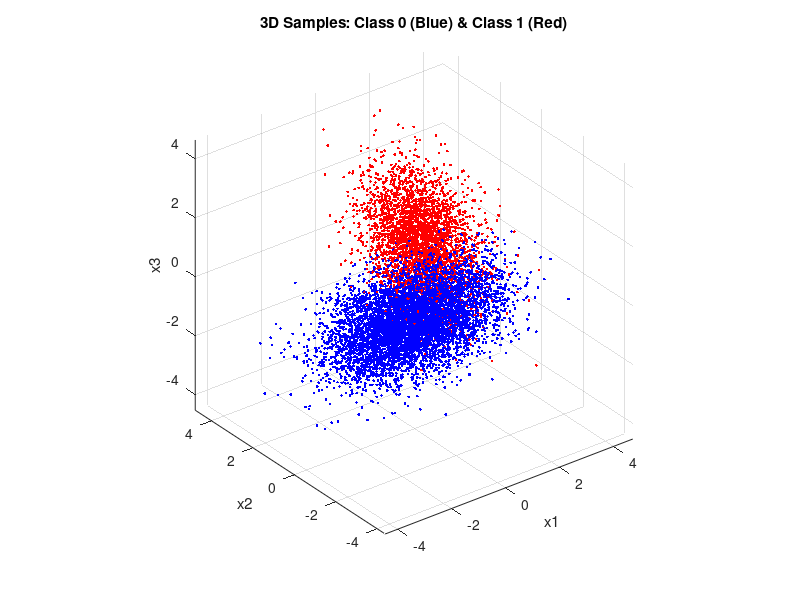

The MATLAB script that drew this image:
%% Part A1

clc; clear; close all;

N = 10000;              
P0 = 0.65;              
P1 = 0.35;              

m0 = [-0.5; -0.5; -0.5];
C0 = [1 -0.5 0.3; -0.5 1 -0.5; 0.3 -0.5 1];

m1 = [1; 1; 1];
C1 = [1 0.3 -0.2; 0.3 1 0.3; -0.2 0.3 1];


u = rand(1,N) >= P0;       
N0 = sum(u==0);             
N1 = sum(u==1);             
labels = [zeros(N0,1); ones(N1,1)];

L0 = chol(C0,'lower');     
L1 = chol(C1,'lower');      

r0 = repmat(m0,1,N0) + L0*randn(3,N0);   
r1 = repmat(m1,1,N1) + L1*randn(3,N1);   

r0 = r0';   
r1 = r1';

X = [r0; r1]; 


figure;
plot3(r0(:,1), r0(:,2), r0(:,3), '.b'); hold on;
plot3(r1(:,1), r1(:,2), r1(:,3), '.r');
xlabel('x1'); ylabel('x2'); zlabel('x3');
title('3D Samples: Class 0 (Blue) & Class 1 (Red)');
axis equal; grid on;

d = 3; 
invC0 = inv(C0); detC0 = det(C0);
invC1 = inv(C1); detC1 = det(C1);

p0 = zeros(N,1);
p1 = zeros(N,1);

for i = 1:N
    x = X(i,:)';
    p0(i) = (1/((2*pi)^(d/2)*sqrt(detC0))) * exp(-0.5*(x-m0)'*invC0*(x-m0));
    p1(i) = (1/((2*pi)^(d/2)*sqrt(detC1))) * exp(-0.5*(x-m1)'*invC1*(x-m1));
end

ratio = p1 ./ p0;
gamma = P0/P1;             
D = ratio > gamma;        

TP = sum(D==1 & labels==1);  
FP = sum(D==1 & labels==0);  
TN = sum(D==0 & labels==0);  
FN = sum(D==0 & labels==1);  

TPR = TP / N1;               
FPR = FP / N0;               
P_error = FP/N*N0 + FN/N*N1;


fprintf('Threshold gamma: %.3f\n', gamma);
fprintf('TPR: %.3f, FPR: %.3f\n', TPR, FPR);
fprintf('Estimated probability of error: %.3f\n', P_error);
